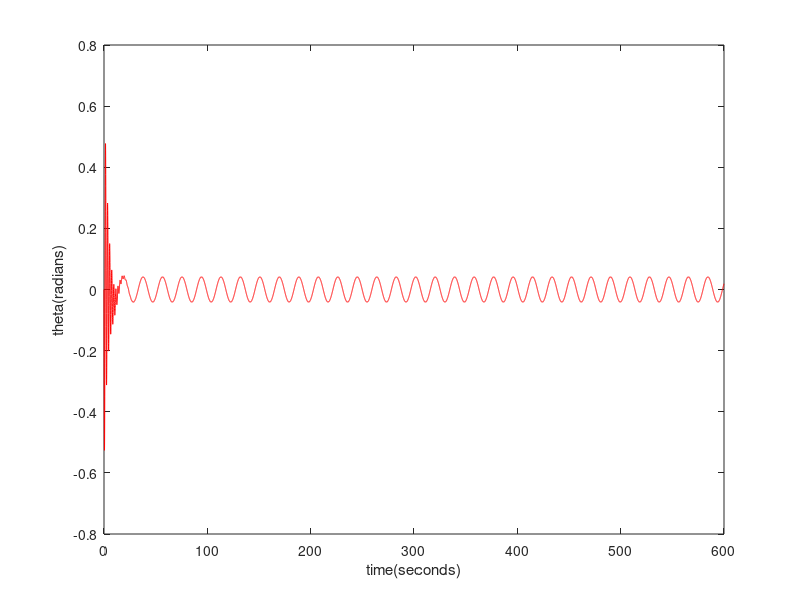

Write the MATLAB code that produced this figure.
clear ; 
length = 1.0 ; 
g = 9.81 ; 
q = 0.5 ; 

F_Drive = 1.2 ; 
Omega_D = 1/3 ; 
npoints = 15000 ; 
dt = 0.04 ;

omega = zeros(npoints,1) ; 
theta = zeros(npoints,1) ; 
time =  zeros(npoints,1) ; 

theta(1) = 0.2 ; 
omega(1) = 0 ; 

for step = 1 : npoints -1 
    omega(step+1) = omega(step) + (-(g/length) * sin (theta(step)) - q*omega(step) + ...
                    F_Drive * sin(Omega_D * time(step))) *dt ; 
    
    temporary_theta_step_plus_1 = theta(step) + omega(step + 1 ) * dt ;
    
    if(temporary_theta_step_plus_1 < -pi ) 
        temporary_theta_step_plus_1 = temporary_theta_step_plus_1 + 2*pi ; 
    elseif(temporary_theta_step_plus_1 > pi ) 
        temporary_theta_step_plus_1 = temporary_theta_step_plus_1 - 2 * pi ;
    end
    
    theta(step+1) = temporary_theta_step_plus_1 ; 
    time(step+1) = time(step) + dt ; 
end

plot(time,omega,'r') ;
xlabel("time(seconds)") ; 
ylabel("theta(radians)") ;

